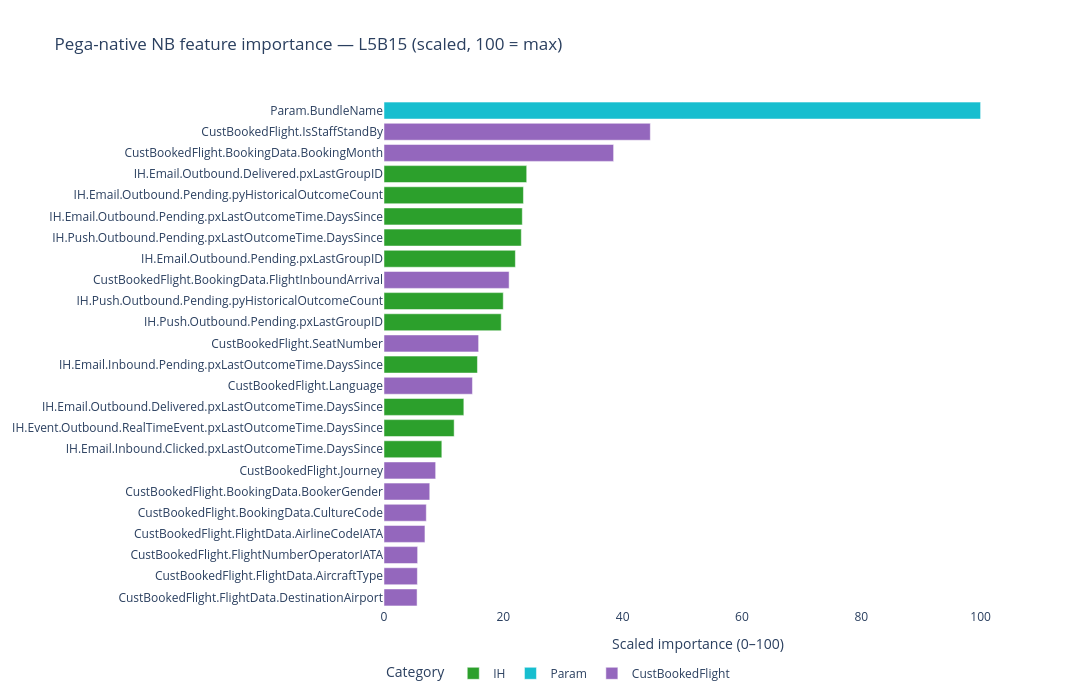

This figure's notebook cell:
### Code cell
def category_of(field: str) -> str:
    if '.' in field:
        return field.split('.', 1)[0]
    return 'Internal'

CATEGORY_COLORS = {
    'CurrentContext': '#FFA500', 'Context': '#FFA500',
    'IH':             '#2CA02C',
    'Customer':       '#1F77B4',
    'Param':          '#17BECF', 'param::Param': '#17BECF',
    'CustBookedFlight': '#9467BD',
    'PreComputes':    '#008080',
    'Internal':       '#7F7F7F',
}

imp_pd = importance.to_pandas()
imp_pd['Category'] = imp_pd['pyPredictorName'].map(category_of)
imp_pd['Color']    = imp_pd['Category'].map(lambda c: CATEGORY_COLORS.get(c, '#888'))

fig = go.Figure()
fig.add_trace(go.Bar(
    x=imp_pd['ScaledImportance'][::-1],
    y=imp_pd['pyPredictorName'][::-1],
    orientation='h',
    marker_color=imp_pd['Color'][::-1],
    hovertext=[f'{r.Importance:.4f}' for r in imp_pd.itertuples()][::-1],
    hoverinfo='text+x',
    showlegend=False,
))
for cat, color in CATEGORY_COLORS.items():
    if cat in imp_pd['Category'].values:
        fig.add_trace(go.Bar(x=[None], y=[None], name=cat, marker_color=color, showlegend=True, hoverinfo='skip'))
fig.update_layout(
    title='Pega-native NB feature importance — L5B15 (scaled, 100 = max)',
    xaxis_title='Scaled importance (0–100)',
    yaxis=dict(automargin=True),
    height=700, width=1100, template='plotly_white',
    legend=dict(title='Category', orientation='h', y=-0.10),
    barmode='group',
)
fig.show()

(importance.with_columns(pyModelID=pl.lit(L5B15_MODEL_ID))
    .write_csv(OUT_DIR / 'pega_nb_importance.csv'))
print(f'Wrote {OUT_DIR / "pega_nb_importance.csv"}')

### Figure 1 — Plotly figure (JSON) as saved in the notebook; plotly's stock layout.template omitted (floating-point values rounded to 4 significant figures)
{"data": [{"hoverinfo": "text+x", "hovertext": ["0.1218", "0.1229", "0.1238", "0.1508", "0.1557", "0.1685", "0.1902", "0.2129", "0.2583", "0.2939", "0.3257", "0.3440", "0.3483", "0.4316", "0.4391", "0.4606", "0.4837", "0.5055", "0.5092", "0.5134", "0.5254", "0.8454", "0.9805", "2.1965"], "marker": {"color": ["#9467BD", "#9467BD", "#9467BD", "#9467BD", "#9467BD", "#9467BD", "#9467BD", "#2CA02C", "#2CA02C", "#2CA02C", "#9467BD", "#2CA02C", "#9467BD", "#2CA02C", "#2CA02C", "#9467BD", "#2CA02C", "#2CA02C", "#2CA02C", "#2CA02C", "#2CA02C", "#9467BD", "#9467BD", "#17BECF"]}, "orientation": "h", "showlegend": false, "type": "bar", "x": [5.544, 5.595, 5.638, 6.865, 7.091, 7.67, 8.659, 9.693, 11.76, 13.38, 14.83, 15.66, 15.86, 19.65, 19.99, 20.97, 22.02, 23.02, 23.18, 23.37, 23.92, 38.49, 44.64, 100.0], "y": ["CustBookedFlight.FlightData.DestinationAirport", "CustBookedFlight.FlightData.AircraftType", "CustBookedFlight.FlightNumberOperatorIATA", "CustBookedFlight.FlightData.AirlineCodeIATA", "CustBookedFlight.BookingData.CultureCode", "CustBookedFlight.BookingData.BookerGender", "CustBookedFlight.Journey", "IH.Email.Inbound.Clicked.pxLastOutcomeTime.DaysSince", "IH.Event.Outbound.RealTimeEvent.pxLastOutcomeTime.DaysSince", "IH.Email.Outbound.Delivered.pxLastOutcomeTime.DaysSince", "CustBookedFlight.Language", "IH.Email.Inbound.Pending.pxLastOutcomeTime.DaysSince", "CustBookedFlight.SeatNumber", "IH.Push.Outbound.Pending.pxLastGroupID", "IH.Push.Outbound.Pending.pyHistoricalOutcomeCount", "CustBookedFlight.BookingData.FlightInboundArrival", "IH.Email.Outbound.Pending.pxLastGroupID", "IH.Push.Outbound.Pending.pxLastOutcomeTime.DaysSince", "IH.Email.Outbound.Pending.pxLastOutcomeTime.DaysSince", "IH.Email.Outbound.Pending.pyHistoricalOutcomeCount", "IH.Email.Outbound.Delivered.pxLastGroupID", "CustBookedFlight.BookingData.BookingMonth", "CustBookedFlight.IsStaffStandBy", "Param.BundleName"]}, {"hoverinfo": "skip", "marker": {"color": "#2CA02C"}, "name": "IH", "showlegend": true, "type": "bar", "x": [null], "y": [null]}, {"hoverinfo": "skip", "marker": {"color": "#17BECF"}, "name": "Param", "showlegend": true, "type": "bar", "x": [null], "y": [null]}, {"hoverinfo": "skip", "marker": {"color": "#9467BD"}, "name": "CustBookedFlight", "showlegend": true, "type": "bar", "x": [null], "y": [null]}], "layout": {"barmode": "group", "height": 700, "legend": {"orientation": "h", "title": {"text": "Category"}, "y": -0.1}, "title": {"text": "Pega-native NB feature importance — L5B15 (scaled, 100 = max)"}, "width": 1100, "xaxis": {"title": {"text": "Scaled importance (0–100)"}}, "yaxis": {"automargin": true}}}
